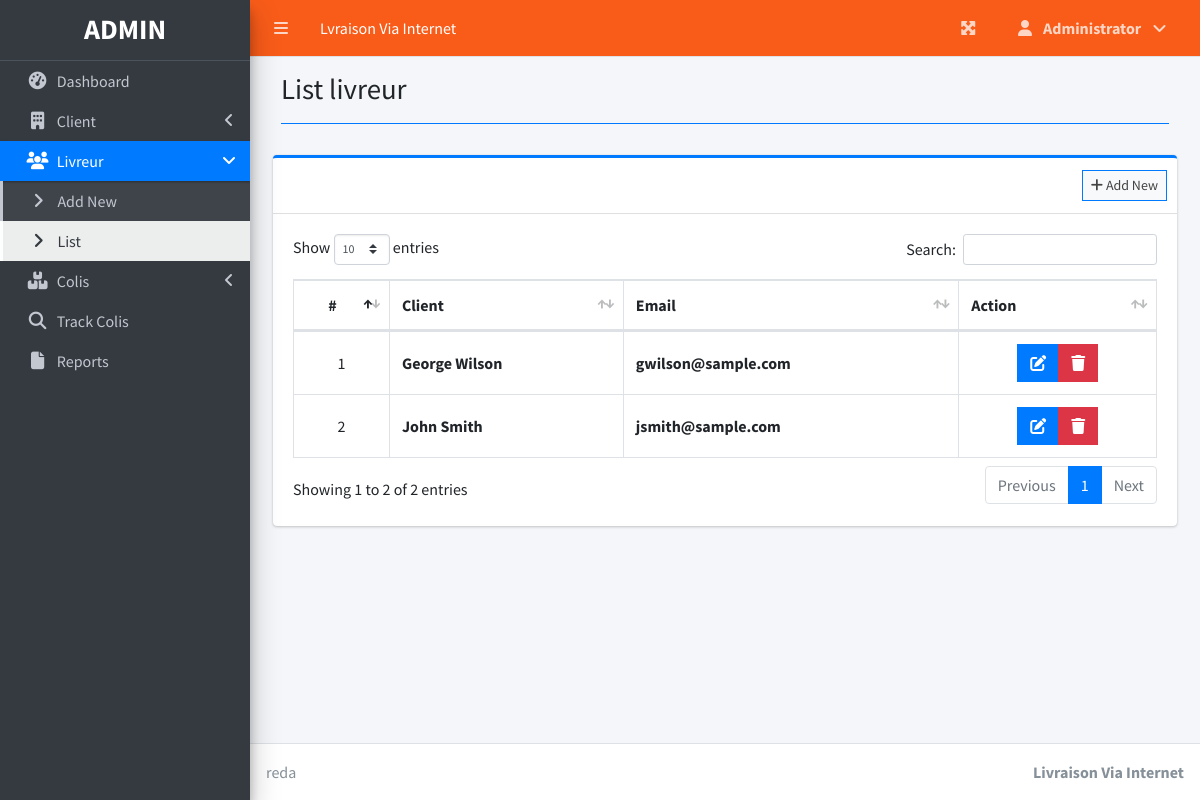
Page /index.php?page=client_list (signed in) on the committed database.
### tables this page shows
CREATE TABLE `users` (
  `id` int(30) NOT NULL,
  `firstname` varchar(200) NOT NULL,
  `lastname` varchar(200) NOT NULL,
  `email` varchar(200) NOT NULL,
  `password` text NOT NULL,
  `type` tinyint(1) NOT NULL DEFAULT 2 COMMENT '1 = admin, 2 = client',
  `livreur_id` int(30) NOT NULL,
  `date_created` datetime NOT NULL DEFAULT current_timestamp()
);

### client_list.php (the view, shortened to what this page needs)
<?php include'db_connect.php' ?>
<div class="content-header">
      <div class="container-fluid">
        <div class="row mb-2">
          <div class="col-sm-6">
            <h1 class="m-0">List livreur</h1>
          </div>
        </div>
            <hr class="border-primary">
      </div>
    </div>
<div class="col-lg-12">
	<div class="card card-outline card-primary">
		<div class="card-header">
			<div class="card-tools">
				<a class="btn btn-block btn-sm btn-default btn-flat border-primary " href="./index.php?page=new_client"><i class="fa fa-plus"></i> Add New</a>
			</div>
		</div>
		<div class="card-body">
			<table class="table tabe-hover table-bordered" id="list">
				<!-- <colgroup>
					<col width="5%">
					<col width="15%">
					<col width="25%">
					<col width="25%">
					<col width="15%">
				</colgroup> -->
				<thead>
					<tr>
						<th class="text-center">#</th>
						<th>Client</th>
						<th>Email</th>
						<th>Action</th>
					</tr>
				</thead>
				<tbody>
					<?php
					$i = 1;
					$qry = $conn->query("SELECT u.*,concat(u.firstname,' ',u.lastname) as name FROM users u inner join livreur b on b.id = u.livreur_id where u.type = 2 order by concat(u.firstname,' ',u.lastname) asc ");
					while($row= $qry->fetch_assoc()):
					?>
					<tr>
						<td class="text-center"><?php echo $i++ ?></td>
						<td><b><?php echo ucwords($row['name']) ?></b></td>
						<td><b><?php echo ($row['email']) ?></b></td>
						<td class="text-center">
		                    <div class="btn-group">
		                        <a href="index.php?page=edit_client&id=<?php echo $row['id'] ?>" class="btn btn-primary btn-flat ">
		                          <i class="fas fa-edit"></i>
		                        </a>
		                        <button type="button" class="btn btn-danger btn-flat delete_client" data-id="<?php echo $row['id'] ?>">
		                          <i class="fas fa-trash"></i>
		                        </button>
	                      </div>
						</td>
					</tr>
				<?php endwhile; ?>
				</tbody>
			</table>
		</div>
	</div>
</div>

### client_list.php (style rules this page uses)
table td { vertical-align: middle !important; }

### rows in the picture
users: name "George Wilson", email "gwilson@sample.com"
users: name "John Smith", email "jsmith@sample.com"

### other values in the picture
$_SESSION['login_firstname'] "Administrator"
